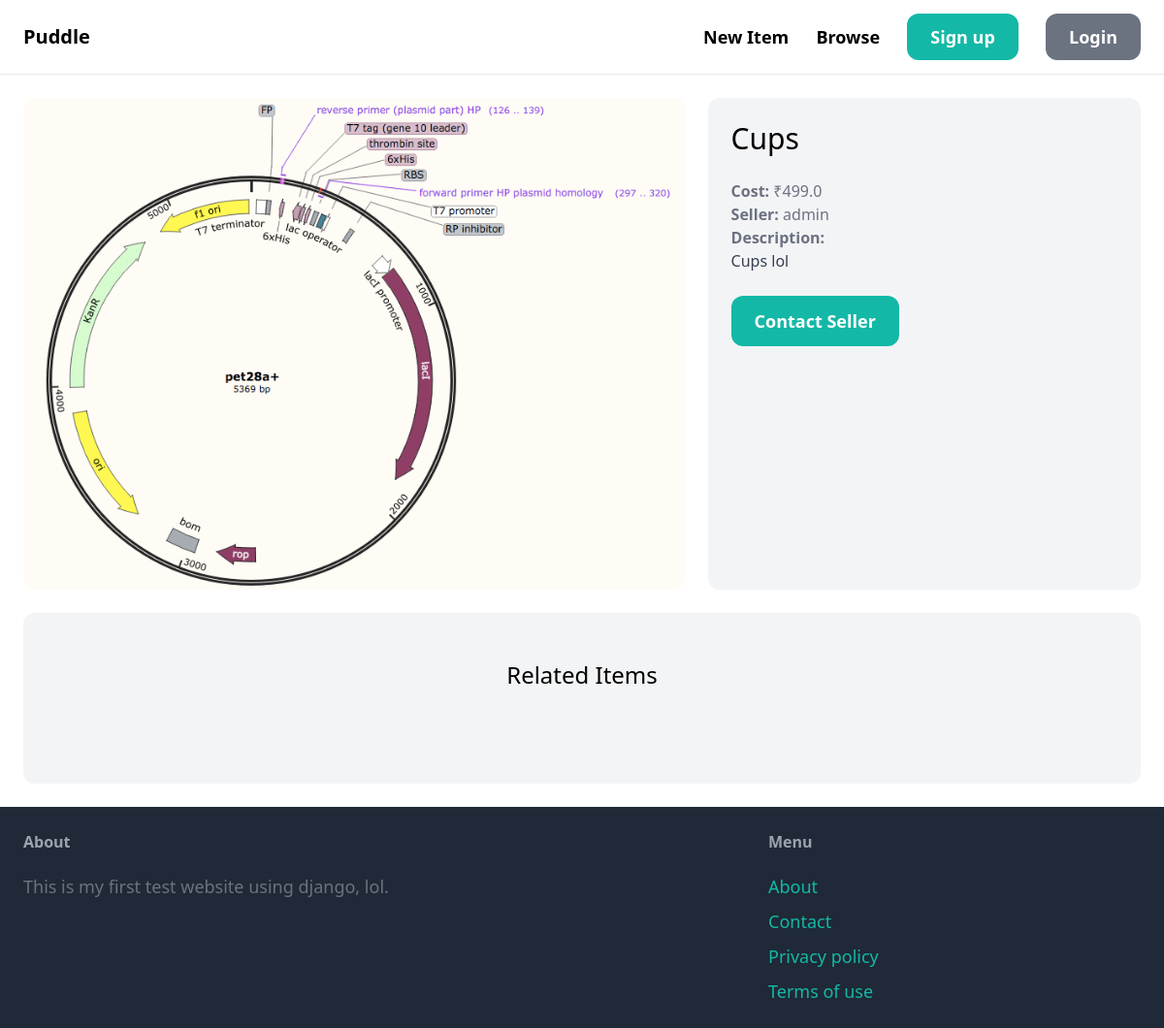
Page /items/4/ on the committed database.
### item/models.py (models this page shows, shortened)
class Item(models.Model):
     category = models.ForeignKey(Category, related_name='items', on_delete=models.CASCADE)
     name = models.CharField(max_length=255)
     description = models.TextField(blank=True, null=True)
     price = models.FloatField()
     image = models.ImageField(upload_to='item_images', blank=True, null=True)
     is_sold = models.BooleanField(default=False)
     created_at = models.DateTimeField(auto_now_add=True)
     created_by = models.ForeignKey(User, related_name='items', on_delete=models.CASCADE)

### item/views.py (the view)
# urls.py: path('<int:pk>/', views.detail, name='detail')
def detail(request, pk):
    item = get_object_or_404(Item, pk=pk)
    related_items = Item.objects.filter(category=item.category, is_sold=False).exclude(pk=pk)[0:3]
    return render(request, 'item/detail.html', {
        'item': item,
        'related_items': related_items
    })

### item/templates/item/detail.html (shortened to what this page needs)
{% extends 'core/base.html' %}
{% block content %}
    <div class="grid grid-cols-5 gap-6">
        <div class="col-span-3">
            <img src="{{ item.image.url }}" alt="" class="rounded-xl">
        </div>
        <div class="col-span-2 p-6 bg-gray-100 rounded-xl">
            <h1 class="mb-6 text-3xl ">{{ item.name }}</h1>
            <p class="text-gray-500"><strong>Cost:</strong> ₹{{ item.price }}</p>
            <p class="text-gray-500"><strong>Seller:</strong> {{ item.created_by.username }}</p>
            {% if item.description %}
            <p class="text-gray-700">
                <strong class="text-gray-500">Description:</strong><br>
                {{ item.description }}
            </p>
            {% endif %}
            <a href="#" class="inline-block mt-6 px-6 py-3 text-lg font-semibold bg-teal-500 text-white rounded-xl hover:bg-teal-700">Contact Seller</a>
        </div>
    </div>
    <div class="mt-6 px-6 py-12 bg-gray-100 rounded-xl">
        <h2 class="mb-12 text-2xl text-center">Related Items</h2>
    </div>
{% endblock %}

### rows in the picture
Item: image (picture), name "Cups", price "499.0", created_by.username "admin", description "Cups lol"
